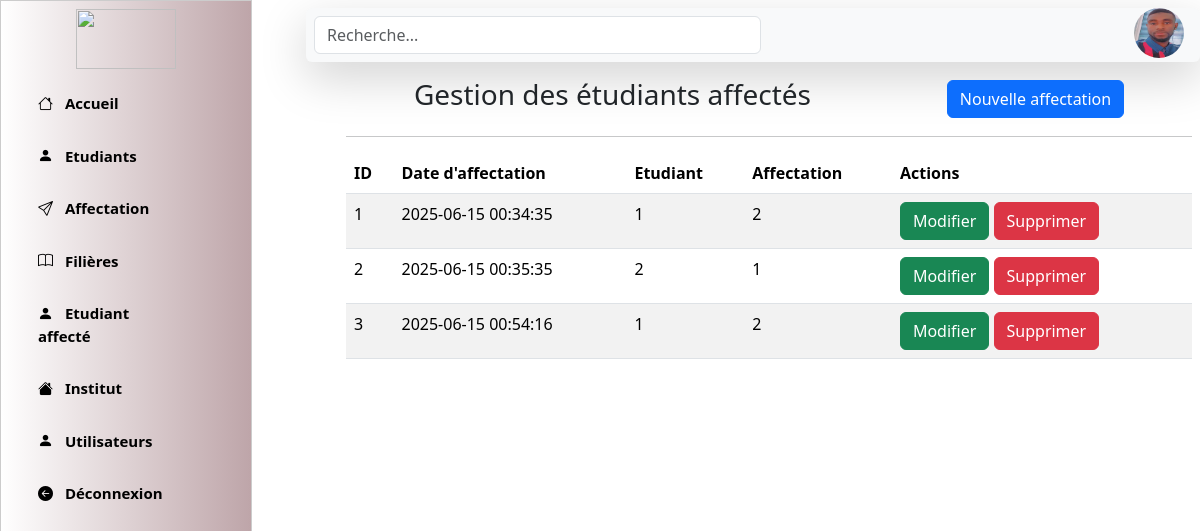
Page /index.php?action=etudiantAffecte (signed in) on the committed database.
### tables this page shows
CREATE TABLE `etudiantaffections` (
  `id_etu_af` int(11) NOT NULL,
  `dateAf` timestamp NOT NULL DEFAULT current_timestamp(),
  `status` int(11) NOT NULL DEFAULT 0,
  `id_etudiant` int(11) NOT NULL,
  `id_affectation` int(11) NOT NULL
);

### db/fonctions.php (called while the page is built, shortened)
<?php
function getAllEtuAffecte(){
    global $conn;
    $res = $conn->prepare("select * from etudiantaffections");
    $res->execute();
    return $res->fetchAll(PDO::FETCH_ASSOC);
}
?>

### pages/etudiantAffecte.php (the view)
 <?php
include_once "./db/db_connexion.php";
include_once "./db/fonctions.php";
$etudiants = getAllEtuAffecte();
?>
          <div class="section container">
                <div class="d-flex justify-content-around  align-items-center ">
                    <h3 class="gestUtilisateurs">Gestion des étudiants affectés</h3>
                  <a class="ajouter_nouvel btn btn-primary" href="index.php?action=ajouterEtuAffecte">Nouvelle affectation</a>
               </div>
                <hr class="">
                <div class="table-responsive">
                    <table class="table table-striped">
                        <thead>
                            <tr>
                                <th scope="col">ID</th>
                                <th scope="col">Date d'affectation</th>
                                <th scope="col">Etudiant</th>
                                <th scope="col">Affectation</th>
                                <th scope="col">Actions</th>
                            </tr>
                        </thead>
                        <tbody>
                     <?php
                        $id = 1;
                        foreach ($etudiants as $etu) {
                        ?>
                            <tr>
                                <td><?php  echo $id; ?></td>
                                <td><?php   echo $etu['dateAf']; ?></td>
                                <td><?php   echo $etu['id_etudiant']; ?></td>
                                <td><?php   echo $etu['id_affectation']; ?></td>
                                <td>
                                    <a  href="#" class="btn btn-success modifier"> Modifier</a>
                                    <a href="#" class="btn btn-danger supprimer"> Supprimer</a>
                                </td>
                            </tr>
                     <?php $id++;   } ?>
                        </table>
                    </div>
</div>

### index.php (shortened to what this page needs)
<!DOCTYPE html>
<html lang="en">
<head>
    <link href="https://cdn.jsdelivr.net/npm/bootstrap@5.3.6/dist/css/bootstrap.min.css" rel="stylesheet">
    <link rel="stylesheet" href="https://cdn.jsdelivr.net/npm/bootstrap-icons@1.13.1/font/bootstrap-icons.min.css">
    <link rel="stylesheet" href="css/css.css">
</head>
<body style="background-image: url('https://www.timeshighereducation.com/cms-academic/sites/default/files/migrated_institution_images/campus_angers-2_new.jpg'); background-repeat: no-repeat; background-size: cover;">
   <div class="row">
        <div class="col-lg-3">
            <?php include ("./pages/header.php") ?>
        </div>
        <div class="col-lg-9">
            <div class="d-flex justify-content-between align-content-center rounded shadow-lg bg-body-tertiary mt-2 border-0">
                <input type="text" name="rechercher" id="" placeholder="Recherche..." class="form-control w-50 m-2" >
                <div class="d-flex justify-content-between align-content-center ">
                    <img src="./images/1.jpg" alt="" srcset="" class="rounded-pill me-3" width="50" height="50">
                </div>
            </div>
            <div class="container m-3">
                <?php
                    if(isset($_GET['action'])){
                        $action = $_GET['action'];
                        include ('./pages/'.$action.'.php');
                    }
                ?>
            </div>
        </div>
   </div>
</body>
</html>

### pages/header.php
<div class="header  bg-light" style="height: 100%;">
     <div class="text-center mt-2 rounded">
           <img src="https://i.pinimg.com/originals/da/35/d1/da35d1e48511f20e869981f66b695337.jpg" alt="" srcset="" width="100"  height="60">
       </div>
    <nav class="navbar">
        <ul>
            <li><a href="index.php"> <i class="bi bi-house me-2"></i> Accueil</a></li>
            <li><a href="index.php?action=etudiant"> <i class="bi bi-person-fill me-2"></i> Etudiants</a></li>
            <li><a href="index.php?action=affectation"><i class="bi bi-send me-2"></i> Affectation</a></li>
            <li><a href="index.php?action=filiere"><i class="bi bi-book me-2"></i> Filières</a></li>
            <li><a href="index.php?action=etudiantAffecte"><i class="bi bi-person-fill me-2"></i> Etudiant affecté</a></li>
            <li><a href="index.php?action=institut"><i class="bi bi-house-fill me-2"></i> Institut</a></li>
            <li><a href="index.php?action=utilisateurs"><i class="bi bi-person-fill me-2"></i> Utilisateurs</a></li>
            <li><a href="./pages/deconnexion.php"><i class="bi bi-arrow-left-circle-fill me-2"></i> Déconnexion</a></li>
        </ul>
    </nav>
</div>

### css/css.css (style rules this page uses)
.header { position: fixed; display: block; width: 21%; height: 100vh; border: 1px solid #ccc; background-image: linear-gradient(to right, #fff, #bea5a9); z-index: 0; }
nav ul li { position: relative; list-style: none; padding: 10px 0; }
nav ul li a { text-decoration: none; color: black; font-weight: bold; font-size: 15px; padding: 5px 5px; display: block; width: 150px; }

### rows in the picture
etudiantaffections: dateAf "2025-06-15 00:34:35", id_etudiant "1", id_affectation "2"
etudiantaffections: dateAf "2025-06-15 00:35:35", id_etudiant "2", id_affectation "1"
etudiantaffections: dateAf "2025-06-15 00:54:16", id_etudiant "1", id_affectation "2"
